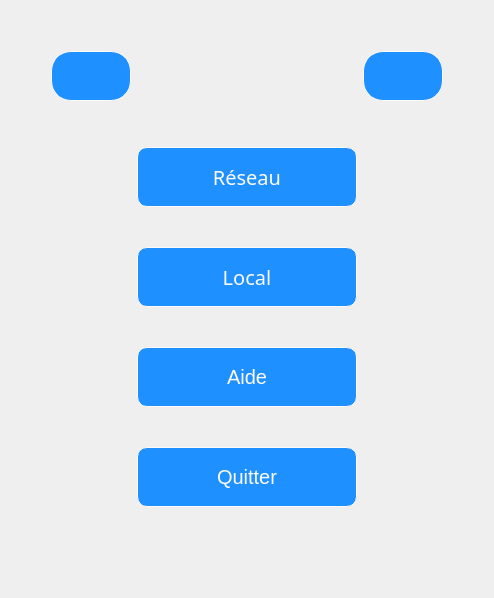
      <widget class="QWidget" name="start">
       <property name="styleSheet">
        <string notr="true">QPushButton
{
	width: 200px;
	border: 1px solid snow;
	border-radius: 10px 10px 10px 10px;
	background-color:DodgerBlue ;
	color:snow;
	font-size:20px;
}
QPushButton:hover
{
	background-color:DarkSlateBlue ;
}</string>
       </property>
       <layout class="QGridLayout" name="gridLayout">
        <item row="1" column="0">
         <spacer name="horizontalSpacer_32">
          <property name="orientation">
           <enum>Qt::Horizontal</enum>
          </property>
          <property name="sizeType">
           <enum>QSizePolicy::Expanding</enum>
          </property>
          <property name="sizeHint" stdset="0">
           <size>
            <width>40</width>
            <height>20</height>
           </size>
          </property>
         </spacer>
        </item>
        <item row="0" column="1">
         <spacer name="verticalSpacer_26">
          <property name="orientation">
           <enum>Qt::Vertical</enum>
          </property>
          <property name="sizeHint" stdset="0">
           <size>
            <width>20</width>
            <height>40</height>
           </size>
          </property>
         </spacer>
        </item>
        <item row="1" column="1">
         <widget class="QPushButton" name="eng_trad">
          <property name="sizePolicy">
           <sizepolicy hsizetype="Fixed" vsizetype="Fixed">
            <horstretch>0</horstretch>
            <verstretch>0</verstretch>
           </sizepolicy>
          </property>
          <property name="minimumSize">
           <size>
            <width>80</width>
            <height>50</height>
           </size>
          </property>
          <property name="maximumSize">
           <size>
            <width>80</width>
            <height>50</height>
           </size>
          </property>
          <property name="cursor">
           <cursorShape>PointingHandCursor</cursorShape>
          </property>
          <property name="styleSheet">
           <string notr="true">border-radius:20px;
background-image: url(:/drapeau-anglais.png);
background-image:no-repeat;
border-image: url(:/drapeau-anglais.png) 0 0 0 0 stretch;</string>
          </property>
          <property name="text">
           <string/>
          </property>
         </widget>
        </item>
        <item row="1" column="4">
         <spacer name="horizontalSpacer_27">
          <property name="orientation">
           <enum>Qt::Horizontal</enum>
          </property>
          <property name="sizeHint" stdset="0">
           <size>
            <width>40</width>
            <height>20</height>
           </size>
          </property>
         </spacer>
        </item>
        <item row="1" column="3">
         <widget class="QPushButton" name="fr_trad">
          <property name="sizePolicy">
           <sizepolicy hsizetype="Fixed" vsizetype="Fixed">
            <horstretch>0</horstretch>
            <verstretch>0</verstretch>
           </sizepolicy>
          </property>
          <property name="minimumSize">
           <size>
            <width>80</width>
            <height>50</height>
           </size>
          </property>
          <property name="maximumSize">
           <size>
            <width>80</width>
            <height>50</height>
           </size>
          </property>
          <property name="cursor">
           <cursorShape>PointingHandCursor</cursorShape>
          </property>
          <property name="styleSheet">
           <string notr="true">background-image: url(:/drapeau_fr.webp);
background-image:no-repeat;
border-image: url(:/drapeau_fr.webp) 0 0 0 0 stretch;
border-radius:20px;</string>
          </property>
          <property name="text">
           <string/>
          </property>
         </widget>
        </item>
        <item row="2" column="2">
         <layout class="QVBoxLayout" name="verticalLayout">
          <property name="spacing">
           <number>0</number>
          </property>
          <item>
           <spacer name="verticalSpacer_14">
            <property name="orientation">
             <enum>Qt::Vertical</enum>
            </property>
            <property name="sizeHint" stdset="0">
             <size>
              <width>20</width>
              <height>40</height>
             </size>
            </property>
           </spacer>
          </item>
          <item>
           <widget class="QPushButton" name="playNetwork">
            <property name="minimumSize">
             <size>
              <width>220</width>
              <height>60</height>
             </size>
            </property>
            <property name="font">
             <font>
              <family>Purisa</family>
              <pointsize>33</pointsize>
              <weight>9</weight>
              <italic>false</italic>
              <bold>false</bold>
             </font>
            </property>
            <property name="styleSheet">
             <string notr="true"> font: 75 33pt &quot;Purisa&quot;;</string>
            </property>
            <property name="text">
             <string>Réseau</string>
            </property>
           </widget>
          </item>
          <item>
           <spacer name="verticalSpacer">
            <property name="orientation">
             <enum>Qt::Vertical</enum>
            </property>
            <property name="sizeType">
             <enum>QSizePolicy::Preferred</enum>
            </property>
            <property name="sizeHint" stdset="0">
             <size>
              <width>20</width>
              <height>40</height>
             </size>
            </property>
           </spacer>
          </item>
          <item>
           <widget class="QPushButton" name="playB">
            <property name="sizePolicy">
             <sizepolicy hsizetype="Minimum" vsizetype="Fixed">
              <horstretch>0</horstretch>
              <verstretch>0</verstretch>
             </sizepolicy>
            </property>
            <property name="minimumSize">
             <size>
              <width>220</width>
              <height>60</height>
             </size>
            </property>
            <property name="font">
             <font>
              <family>Purisa</family>
              <pointsize>33</pointsize>
              <weight>9</weight>
              <italic>false</italic>
              <bold>false</bold>
              <kerning>true</kerning>
             </font>
            </property>
            <property name="styleSheet">
             <string notr="true"> font: 75 33pt &quot;Purisa&quot;;</string>
            </property>
            <property name="text">
             <string>Local</string>
            </property>
           </widget>
          </item>
          <item>
           <spacer name="verticalSpacer_3">
            <property name="orientation">
             <enum>Qt::Vertical</enum>
            </property>
            <property name="sizeType">
             <enum>QSizePolicy::Preferred</enum>
            </property>
            <property name="sizeHint" stdset="0">
             <size>
              <width>20</width>
              <height>40</height>
             </size>
            </property>
           </spacer>
          </item>
          <item>
           <widget class="QPushButton" name="help">
            <property name="minimumSize">
             <size>
              <width>220</width>
              <height>60</height>
             </size>
            </property>
            <property name="styleSheet">
             <string notr="true"> font: 75 33pt &quot;Purisa&quot;;</string>
            </property>
            <property name="text">
             <string>Aide</string>
            </property>
           </widget>
          </item>
          <item>
           <spacer name="verticalSpacer_4">
            <property name="orientation">
             <enum>Qt::Vertical</enum>
            </property>
            <property name="sizeType">
             <enum>QSizePolicy::Preferred</enum>
            </property>
            <property name="sizeHint" stdset="0">
             <size>
              <width>20</width>
              <height>40</height>
             </size>
            </property>
           </spacer>
          </item>
          <item>
           <widget class="QPushButton" name="leave_menu">
            <property name="minimumSize">
             <size>
              <width>220</width>
              <height>60</height>
             </size>
            </property>
            <property name="styleSheet">
             <string notr="true"> font: 75 33pt &quot;Purisa&quot;;</string>
            </property>
            <property name="text">
             <string>Quitter</string>
            </property>
           </widget>
          </item>
          <item>
           <spacer name="verticalSpacer_2">
            <property name="orientation">
             <enum>Qt::Vertical</enum>
            </property>
            <property name="sizeHint" stdset="0">
             <size>
              <width>20</width>
              <height>40</height>
             </size>
            </property>
           </spacer>
          </item>
         </layout>
        </item>
        <item row="0" column="3">
         <spacer name="verticalSpacer_27">
          <property name="orientation">
           <enum>Qt::Vertical</enum>
          </property>
          <property name="sizeHint" stdset="0">
           <size>
            <width>20</width>
            <height>40</height>
           </size>
          </property>
         </spacer>
        </item>
        <item row="3" column="2">
         <spacer name="verticalSpacer_28">
          <property name="orientation">
           <enum>Qt::Vertical</enum>
          </property>
          <property name="sizeHint" stdset="0">
           <size>
            <width>20</width>
            <height>40</height>
           </size>
          </property>
         </spacer>
        </item>
       </layout>
      </widget>
